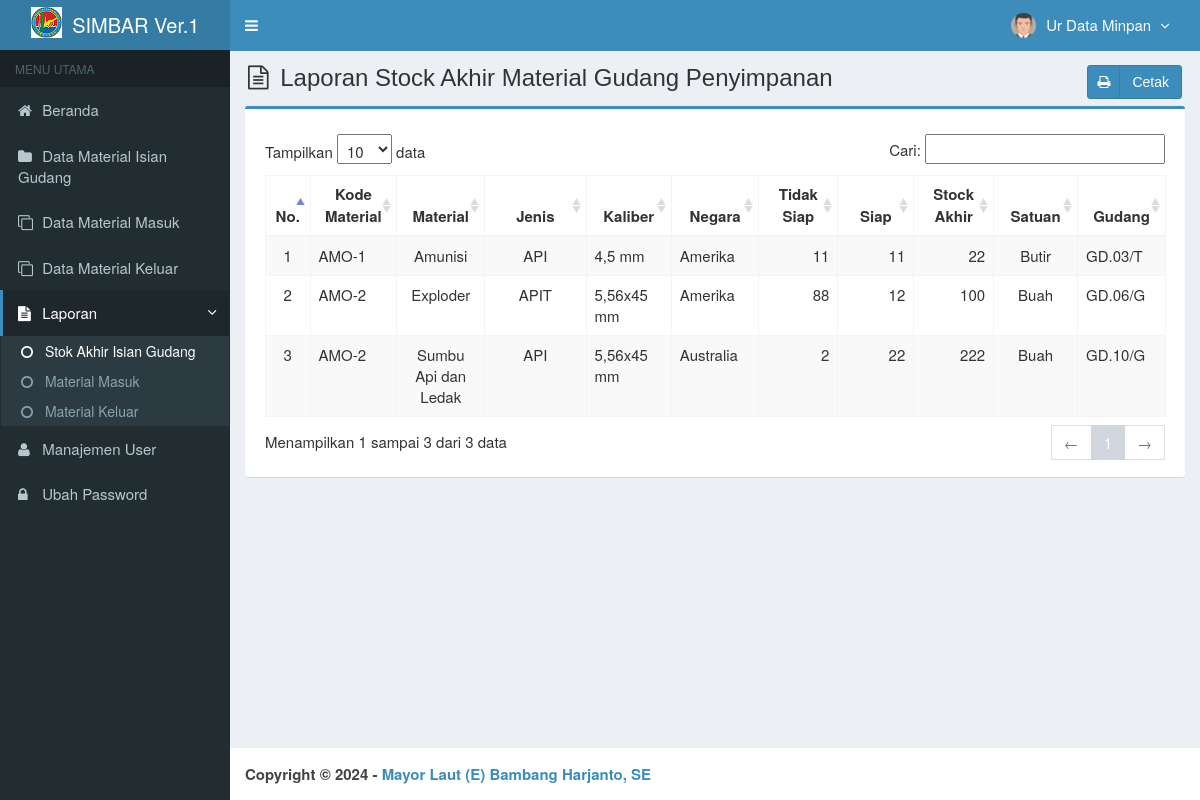
The page /main.php?module=lap_stok (signed in) on the database its author committed.
### tables this page shows
CREATE TABLE `is_users` (
  `id_user` int(3) NOT NULL,
  `username` varchar(50) NOT NULL,
  `nama_user` varchar(50) NOT NULL,
  `password` varchar(50) NOT NULL,
  `email` varchar(50) DEFAULT NULL,
  `telepon` varchar(13) DEFAULT NULL,
  `foto` varchar(100) DEFAULT NULL,
  `hak_akses` enum('Super Admin','Manajer','Gudang') NOT NULL,
  `status` enum('aktif','blokir') NOT NULL DEFAULT 'aktif',
  `created_at` timestamp NOT NULL DEFAULT current_timestamp(),
  `updated_at` timestamp NOT NULL DEFAULT current_timestamp() ON UPDATE current_timestamp()
);

CREATE TABLE `is_helm` (
  `id_helm` int NOT NULL AUTO_INCREMENT,
  `kode_mat` varchar(20) NOT NULL,
  `nama_mat` varchar(50) NOT NULL,
  `jenis` varchar(20) NOT NULL,
  `kaliber` varchar(10) NOT NULL,
  `no_lot` varchar(100) NOT NULL,
  `negara` varchar(20) NOT NULL,
  `siap` int(100) NOT NULL,
  `tidak_siap` int(100) NOT NULL,
  `stock_akhir` int(100) NOT NULL,
  `satuan` varchar(20) NOT NULL,
  `deret` varchar(100) NOT NULL,
  `gambar` varchar(100) NOT NULL,
  `gudang` varchar(10) NOT NULL,
  `created_user` int(3) NOT NULL,
  `created_date` timestamp NOT NULL DEFAULT current_timestamp(),
  `updated_user` int(3) NOT NULL,
  `updated_date` timestamp NOT NULL DEFAULT current_timestamp() ON UPDATE current_timestamp(),
  PRIMARY KEY (`id_helm`)
);

### modules/lap-stok/view.php (the view)
<section class="content-header">
  <h1>
    <i class="fa fa-file-text-o icon-title"></i> Laporan Stock Akhir Material Gudang Penyimpanan
    <a class="btn btn-primary btn-social pull-right" href="modules/lap-stok/cetak.php" target="_blank">
      <i class="fa fa-print"></i> Cetak
    </a>
  </h1>
</section>
<section class="content">
  <div class="row">
    <div class="col-md-12">
      <div class="box box-primary">
        <div class="box-body">
          <table id="dataTables1" class="table table-bordered table-striped table-hover">
            <thead>
              <tr>
                <th class="center">No.</th>
                <th class="center">Kode Material</th>
                <th class="center">Material</th>
                <th class="center">Jenis</th>
                <th class="center">Kaliber</th>
                <th class="center">Negara</th>
                <th class="center">Tidak Siap</th>
                <th class="center">Siap</th>
                <th class="center">Stock Akhir</th>
                <th class="center">Satuan</th>
                <th class="center">Gudang</th>
              </tr>
            </thead>
            <tbody>
            <?php
            $no = 1;
            $query = mysqli_query($mysqli, "SELECT kode_mat,nama_mat,jenis,kaliber,negara,tidak_siap,siap,stock_akhir,satuan,gudang FROM is_helm ORDER BY nama_mat ASC")
                                            or die('Ada kesalahan pada query tampil Data Helm: '.mysqli_error($mysqli));
            while ($data = mysqli_fetch_assoc($query)) {
              echo "<tr>
                      <td width='30' class='center'>$no</td>
                      <td width='80' class='left'>$data[kode_mat]</td>
                      <td width='80' class='center'>$data[nama_mat]</td>
                      <td width='120' class='center'>$data[jenis]</td>
                      <td width='80' class='left'>$data[kaliber]</td>
                      <td width='80' class='left'>$data[negara]</td>
                      <td width='80' align='right'>$data[tidak_siap]</td>
                      <td width='80' align='right'>$data[siap]</td>
                      <td width='80' align='right'>$data[stock_akhir]</td>
                      <td width='80' class='center'>$data[satuan]</td>
                      <td width='80' class='left'>$data[gudang]</td>
                    </tr>";
              $no++;
            }
            ?>
            </tbody>
          </table>
        </div>
      </div>
    </div>
  </div>
</section><!-- /.content

### top-menu.php (shortened to what this page needs)
<?php
require_once "config/database.php";
$query = mysqli_query($mysqli, "SELECT id_user, nama_user, foto, hak_akses FROM is_users WHERE id_user='$_SESSION[id_user]'")
                                or die('Ada kesalahan pada query tampil Manajemen User: '.mysqli_error($mysqli));
$data = mysqli_fetch_assoc($query);
?>
<li class="dropdown user user-menu">
  <a href="#" class="dropdown-toggle" data-toggle="dropdown">
  <?php
  if ($data['foto']=="") { ?>
    <img src="images/user/user-default.png" class="user-image" alt="User Image"/>
  <?php
  }
  else { ?>
    <img src="images/user/<?php echo $data['foto']; ?>" class="user-image" alt="User Image"/>
  <?php
  }
  ?>
    <span class="hidden-xs"><?php echo $data['nama_user']; ?> <i style="margin-left:5px" class="fa fa-angle-down"></i></span>
  </a>
</li>

### assets/css/style.css (style rules this page uses)
.btn-social *:first-child { border-right: 1px solid rgba(0, 0, 0, 0.1); bottom: 0; font-size: 1em !important; left: 0; line-height: 32px !important; position: absolute; text-align: center; top: 0; width: 32px !important; }
.content-header { padding: 15px 18px 0; position: relative; }
.center { text-align:center; }
.left { text-align: left; }
.icon-title { margin-right: 5px; }
body { background-color: #fff; color: #333; font-size: 15px; line-height: 1.42857; }

### rows shown on the page
is_users: foto (picture), nama_user "Ur Data Minpan"
is_helm: kode_mat "AMO-1", nama_mat "Amunisi", jenis "API", kaliber "4,5 mm", negara "Amerika", tidak_siap "11", siap "11", stock_akhir "22", satuan "Butir", gudang "GD.03/T"
is_helm: kode_mat "AMO-2", nama_mat "Exploder", jenis "APIT", kaliber "5,56x45 mm", negara "Amerika", tidak_siap "88", siap "12", stock_akhir "100", satuan "Buah", gudang "GD.06/G"
is_helm: kode_mat "AMO-2", nama_mat "Sumbu Api dan Ledak", jenis "API", kaliber "5,56x45 mm", negara "Australia", tidak_siap "2", siap "22", stock_akhir "222", satuan "Buah", gudang "GD.10/G"
